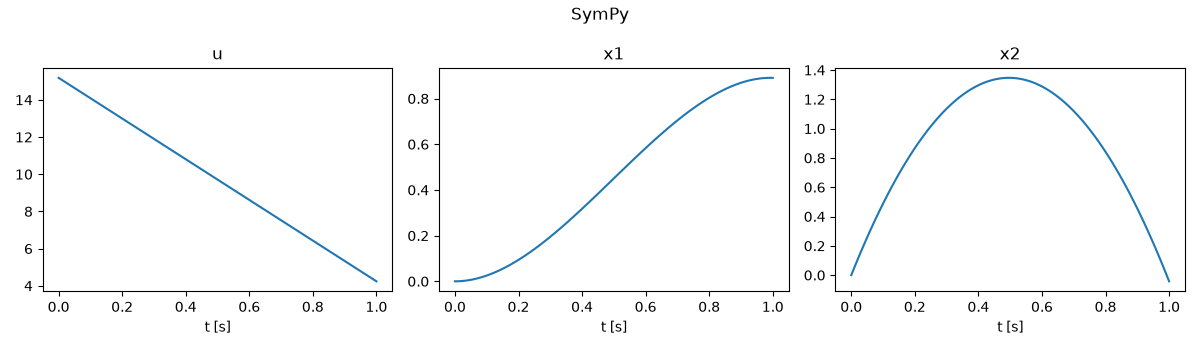

Reproduce this figure in Python.
"""
=========================================================================================
                     「物体持ち上げ動作における操作力最小化問題」
                              solved by 最急降下法

       物体を持ち上げる際の操作力を最小化する最適制御問題を、最急降下法（間接法）で解く。
    ハミルトニアンの偏微分はSymPyで自動的に求め、随伴方程式を用いて評価関数の勾配を計算する。
=========================================================================================
"""


import numpy as np
import sympy as sp
import matplotlib.pyplot as plt

# ===== パラメータ =====
tf = 1      # 終端時刻
dt = 0.01   # 時間刻み幅
N = int(round(tf / dt)) + 1 # 時間ステップ数

m = 1.0     # 質量
g = 9.81    # 重力加速度
h = 1.0     # 目標位置
w = 100     # 終端コストの重み

alpha = 0.01
tol = 1e-4

# ===== SymPy で H と φ を定義し、偏微分を自動で求める =====
# 記号（文字）を用意する
x1, x2, u_s, l1, l2 = sp.symbols("x1 x2 u lambda1 lambda2")
x_s = [x1, x2]

# 状態方程式の右辺 f、評価関数の被積分項 L、終端コスト φ
f_s = [x2, u_s / m - g]
L_s = u_s**2 / 2
phi_s = w / 2 * ((x1 - h)**2 + x2**2)

# ハミルトニアン H = L + λ1*f1 + λ2*f2
H_s = L_s + l1 * f_s[0] + l2 * f_s[1]

# 偏微分（ここを SymPy が自動でやってくれる）
minus_dHdx_s = [-sp.diff(H_s, xi) for xi in x_s]   # 随伴方程式の右辺 -∂H/∂x
dHdu_s = sp.diff(H_s, u_s)                         # ∂H/∂u
dphidx_s = [sp.diff(phi_s, xi) for xi in x_s]      # λ(tf) = ∂φ/∂x

print("H      =", H_s)
print("-dH/dx =", minus_dHdx_s)
print("dH/du  =", dHdu_s)
print("dphi/dx=", dphidx_s)

# 記号の式を、NumPy で計算できる関数に変換する
f_func = sp.lambdify((x1, x2, u_s), f_s, "numpy")
minus_dHdx_func = sp.lambdify((x1, x2, u_s, l1, l2), minus_dHdx_s, "numpy")
dHdu_func = sp.lambdify((x1, x2, u_s, l1, l2), dHdu_s, "numpy")
dphidx_func = sp.lambdify((x1, x2), dphidx_s, "numpy")
phi_func = sp.lambdify((x1, x2), phi_s, "numpy")


# ===== ここから下は、手計算版とほぼ同じ =====
def f(x, u):
    return np.array(f_func(x[0], x[1], u), dtype=float)


def solve_x(x0, u):
    x = np.zeros((N, 2))
    dx = np.zeros((N, 2))
    x[0] = x0
    for k in range(N - 1):
        k1 = f(x[k], u[k])
        k2 = f(x[k] + dt / 2 * k1, u[k])
        k3 = f(x[k] + dt / 2 * k2, u[k])
        k4 = f(x[k] + dt * k3, u[k])
        dx[k] = k1
        x[k + 1] = x[k] + dt / 6 * (k1 + 2 * k2 + 2 * k3 + k4)
    dx[N - 1] = f(x[N - 1], u[N - 1])
    return x, dx


def dH_dx(lam, x, u):
    """随伴方程式の右辺 -∂H/∂x を返す"""
    return np.array(minus_dHdx_func(x[0], x[1], u, lam[0], lam[1]), dtype=float)


def solve_lam(x, u):
    lam = np.zeros((N, 2))
    dlam = np.zeros((N, 2))
    lam[N - 1] = dphidx_func(x[N - 1, 0], x[N - 1, 1])   # λ(tf) = ∂φ/∂x
    for k in range(N - 1, 0, -1):
        xm = (x[k] + x[k - 1]) / 2
        k1 = dH_dx(lam[k], x[k], u[k - 1])
        k2 = dH_dx(lam[k] - dt / 2 * k1, xm, u[k - 1])
        k3 = dH_dx(lam[k] - dt / 2 * k2, xm, u[k - 1])
        k4 = dH_dx(lam[k] - dt * k3, x[k - 1], u[k - 1])
        dlam[k] = k1
        lam[k - 1] = lam[k] - dt / 6 * (k1 + 2 * k2 + 2 * k3 + k4)
    dlam[0] = dH_dx(lam[0], x[0], u[0])
    return lam, dlam


def solve_dHdu(lam, x, u):
    return dHdu_func(x[:, 0], x[:, 1], u, lam[:, 0], lam[:, 1])


def cost(x, u):
    phi = phi_func(x[N - 1, 0], x[N - 1, 1])
    L = 0.5 * np.sum(u[:-1]**2) * dt
    return phi + L


def main():
    x0 = np.array([0.0, 0.0])
    u = np.zeros(N)

    max_iter = 10000
    for i in range(max_iter):
        x, dx = solve_x(x0, u)
        lam, dlam = solve_lam(x, u)
        dHdu = solve_dHdu(lam, x, u)
        dHdu_norm = np.sqrt(np.sum(dHdu**2) * dt)
        J = cost(x, u)
        if dHdu_norm < tol:
            print(f"Converged after {i} iterations.")
            break
        u = u - alpha * dHdu

    x, dx = solve_x(x0, u)
    print(f"J = {cost(x, u):.6f}   x1(tf) = {x[-1, 0]:.4f}   x2(tf) = {x[-1, 1]:.4f}")

    t = np.linspace(0, tf, N)
    fig, ax = plt.subplots(1, 3, figsize=(12, 3.5))
    ax[0].plot(t, u);       ax[0].set_title("u")
    ax[1].plot(t, x[:, 0]); ax[1].set_title("x1")
    ax[2].plot(t, x[:, 1]); ax[2].set_title("x2")
    for a in ax:
        a.set_xlabel("t [s]")
    fig.suptitle("SymPy")
    plt.tight_layout()
    plt.show()


if __name__ == "__main__":
    main()
